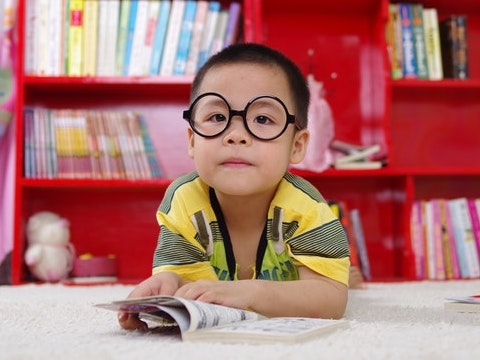
//> input picture resources_opencv/images/boy.jpg, 480 x 360 px
$ ./dominantColor   (built with g++ and OpenCV 4)
//> lines starting //> are read from the running program, lines starting //| are printed output that depends on the picture; after the words box and inside, x2 and y2 are one past the last pixel; in counts of white or black regions, pixels touching at a corner belong together
### LearnOpenCV_course/Control/dataPath.h

#include<string>
std::string DATA_PATH = "../resources_opencv";

### LearnOpenCV_course/Color/ColorSpace/dominantColor.cpp
#include <iostream>
#include "dataPath.h"
#include <opencv2/imgproc.hpp>
#include <opencv2/opencv.hpp>

using namespace std;
using namespace cv;

int main ()
{

    string filename = DATA_PATH + "/images/boy.jpg";
    Mat img         = imread (filename);
//> img is the input picture: 360 rows x 480 cols, CV_8UC3; mean B, G, R 111.8, 115.3, 174.3
    imshow ("Original Image", img);
    waitKey (0);

    // Преобразовать в цветовое пространство HSV
    Mat hsvImage;
    cvtColor (img, hsvImage, COLOR_BGR2HSV);
//> hsvImage: 360 rows x 480 cols, CV_8UC3; mean H, S, V 93.8, 115.9, 176.2
    // Разделить каналы
    Mat hsvChannels [3];
    split (hsvImage, hsvChannels);
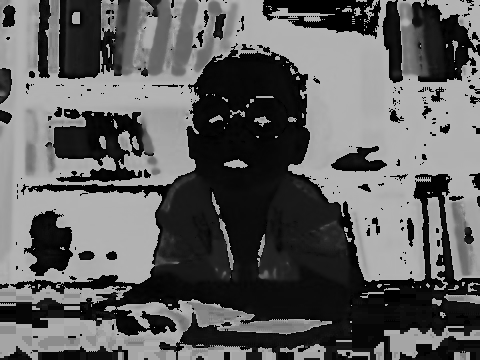
//> hsvChannels[0]: 360 rows x 480 cols, CV_8UC1; min 0, max 179, mean 93.8
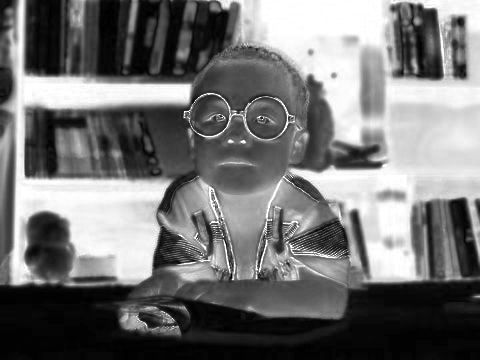
//> hsvChannels[1]: 360 rows x 480 cols, CV_8UC1; min 0, max 255, mean 115.9
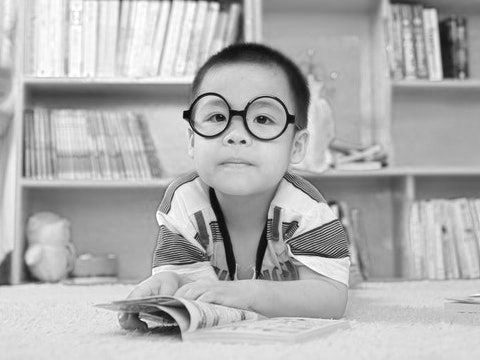
//> hsvChannels[2]: 360 rows x 480 cols, CV_8UC1; min 6, max 255, mean 176.2
    Mat H = hsvChannels [0], S = hsvChannels [1], V = hsvChannels [2];

    cout << H.size ();
//| [480 x 360]

    imshow ("Image", img);
    waitKey (0);

    // Инициализация параметров
    int histSize           = 180; // bin size
    float range []         = { 0, 179 };
    const float* ranges [] = { range };

    // Рассчитать гистограмму
    MatND hist;
    calcHist (&hsvChannels [0], 1, 0, Mat (), hist, 1, &histSize, ranges);
//> hist = 180 values, max 18289 at index 178, min 0 at index 179, mean 884.5

    // Параметры для графика
    int hist_w = histSize * 3;
    int hist_h = 400;
    int bin_w  = cvRound ((double)hist_w / histSize);

    // построить гистограмму как изображение
    Mat histImage (hist_h, hist_w, CV_8UC3, Scalar (255, 255, 255));
    normalize (hist, hist, 0, histImage.rows, NORM_MINMAX, -1, Mat ());
//> hist = 180 values, max 400 at index 178, min 0 at index 179, mean 19.34

    // рисуем ось x
    line (histImage, Point (0, hist_h - 30), Point (hist_w, hist_h - 30), Scalar (0, 0, 0), 2, 8, 0);
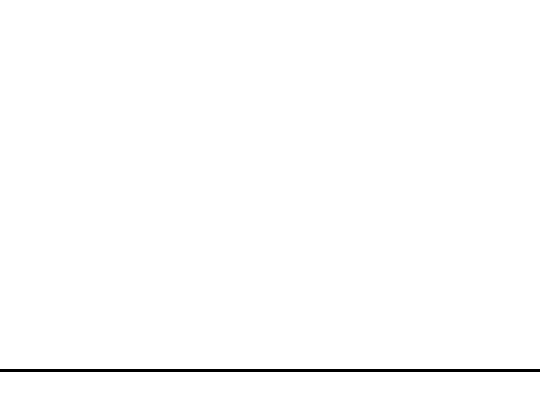
//> histImage: 400 rows x 540 cols, CV_8UC3; 99.2% white; 1 black region, box (x1, y1, x2, y2) and area: (0, 369, 540, 372) 1620

    // Особый случай указания начала оси x
    line (histImage, Point (0, hist_h - 35), Point (0, hist_h - 25), Scalar (0, 0, 0), 2, 8, 0);
//> histImage: 400 rows x 540 cols, CV_8UC3; 99.2% white; 1 black region, box (x1, y1, x2, y2) and area: (0, 364, 540, 377) 1638
    putText (histImage, "0", Point (0, hist_h - 5), cv::FONT_HERSHEY_COMPLEX, .5, (0, 0, 0), 1, cv::LINE_AA);
    // Рисуем гистограмму
    for (int i = 1; i < histSize; i++) {
        line (histImage, Point (bin_w * (i - 1), hist_h - 30 - cvRound (hist.at<float> (i - 1))),
          Point (bin_w * (i), hist_h - 30 - cvRound (hist.at<float> (i))), Scalar (0, 0, 255), 2, 8, 0);
        // показать значения оси x
        if (i % 20 == 0) {
            char buffer [5];
            sprintf (buffer, "%d", i);
            line (histImage, Point (i * bin_w, hist_h - 35), Point (i * bin_w, hist_h - 25), Scalar (0, 0, 0), 2, 8, 0);
            putText (histImage, buffer, Point (i * bin_w, hist_h - 5), cv::FONT_HERSHEY_COMPLEX, .5, (0, 0, 0), 1, cv::LINE_AA);
        }
    }
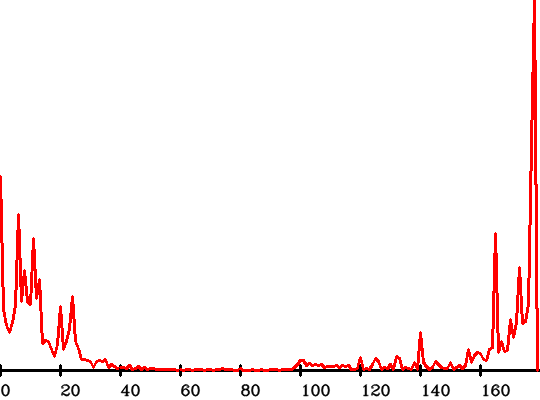
//> histImage: 400 rows x 540 cols, CV_8UC3; mean B, G, R 243.8, 243.8, 252.3

    imshow ("Histogram", histImage);
    waitKey (0);

    return 0;
}

$ run again, with resources_opencv/images/Coins4.jpg copied over resources_opencv/images/boy.jpg
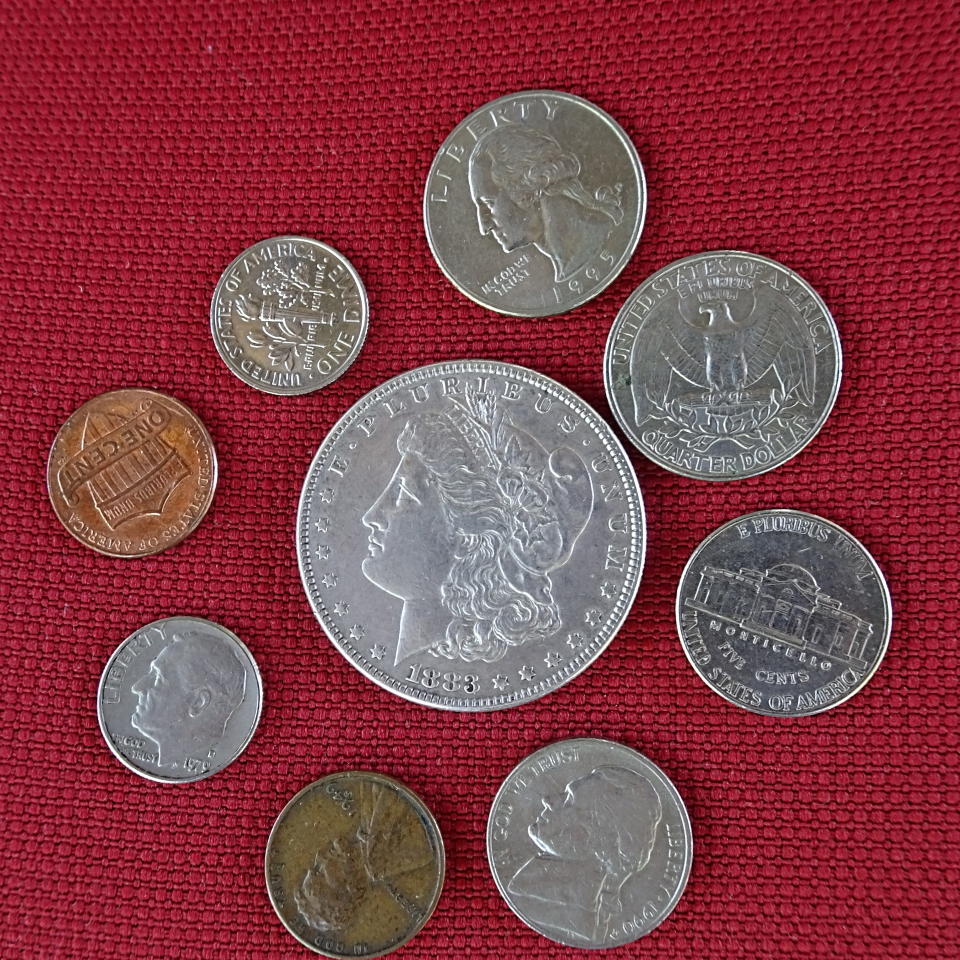
//> input picture resources_opencv/images/Coins4.jpg, 1920 x 1920 px (shown at 1/2 size)
//> img is the input picture: 1920 rows x 1920 cols, CV_8UC3; mean B, G, R 71.6, 62.6, 131.7
//> hsvImage: 1920 rows x 1920 cols, CV_8UC3; mean H, S, V 133.7, 144.2, 133.3
//> `split (hsvImage, hsvChannels);`:
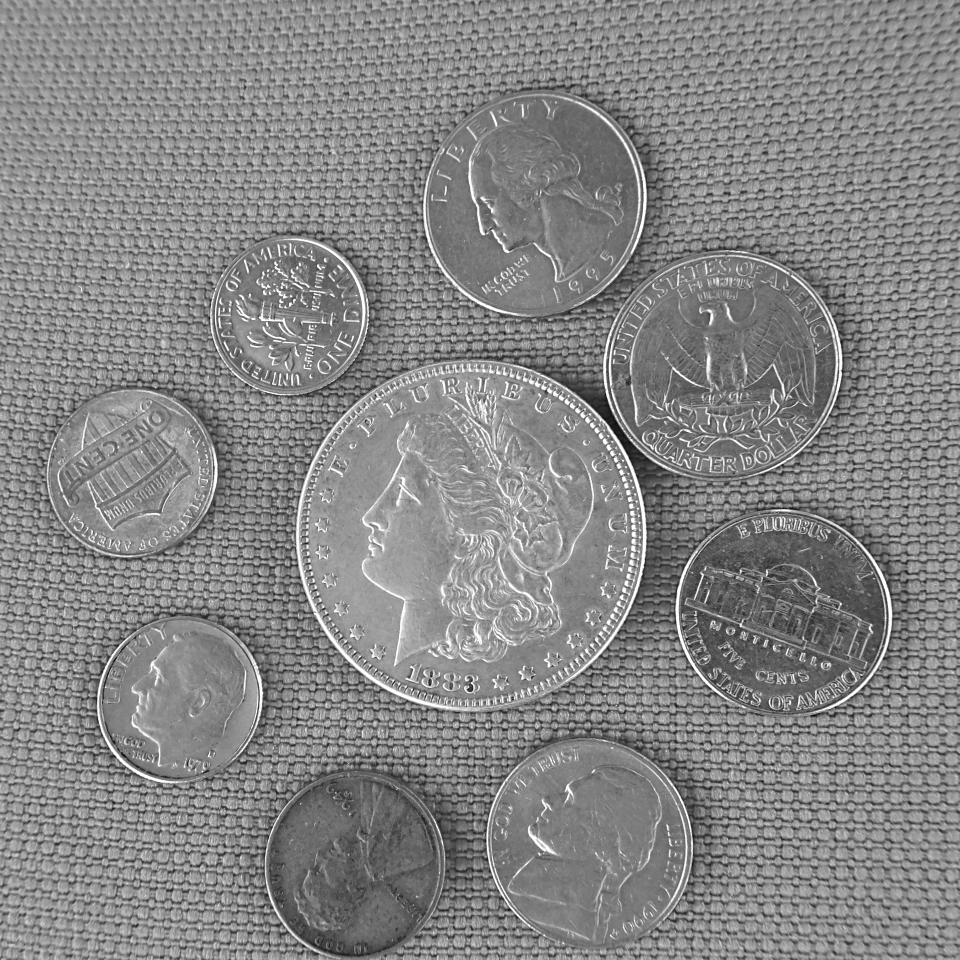
//> hsvChannels[2]: 1920 rows x 1920 cols, CV_8UC1 (shown at 1/2 size); min 2, max 255, mean 133.3
//| [1920 x 1920]
//> `calcHist (&hsvChannels [0], 1, 0, Mat (), hist, 1, &histSize, ranges);`: hist = 180 values, max 906258 at index 175, min 0 at index 59, mean 20175.1
//> `normalize (hist, hist, 0, histImage.rows, NORM_MINMAX, -1, Mat ());`: hist = 180 values, max 400 at index 175, min 0 at index 59, mean 8.9
//> after the loop `for (int i = 1; i < histSize; i++)`:
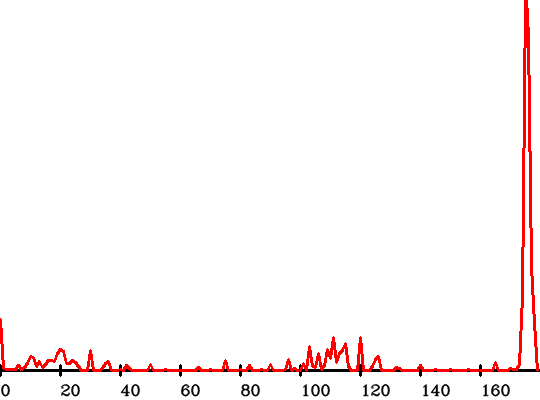
//> histImage: 400 rows x 540 cols, CV_8UC3; mean B, G, R 247.1, 247.1, 252.9
